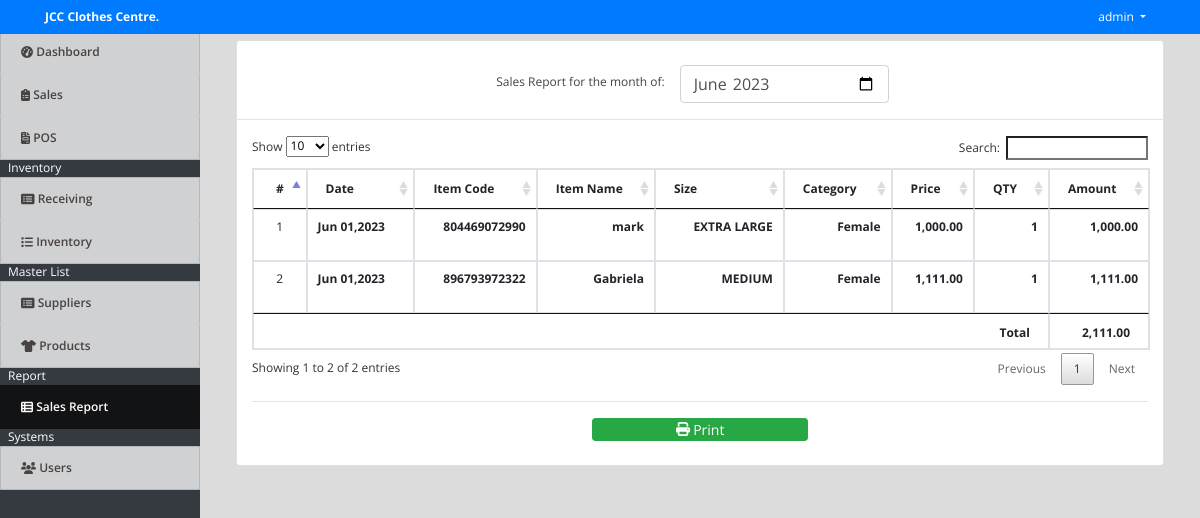
/index.php?page=sales_report (signed in), run on the app's committed database.
### tables this page shows
CREATE TABLE `stocks` (
  `id` int(11) NOT NULL,
  `item_id` int(11) NOT NULL,
  `type` tinyint(1) NOT NULL COMMENT '1= in,2=out',
  `qty` int(11) NOT NULL,
  `price` float NOT NULL,
  `date_created` datetime NOT NULL DEFAULT current_timestamp()
);

CREATE TABLE `sales` (
  `id` int(11) NOT NULL,
  `user_id` int(11) NOT NULL,
  `total_amount` float NOT NULL,
  `amount_tendered` int(11) NOT NULL,
  `inventory_ids` text NOT NULL,
  `date_created` datetime NOT NULL DEFAULT current_timestamp()
);

CREATE TABLE `items` (
  `id` int(11) NOT NULL,
  `item_code` varchar(100) NOT NULL,
  `name` varchar(200) NOT NULL,
  `category` varchar(255) DEFAULT NULL,
  `description` text NOT NULL,
  `size` varchar(20) NOT NULL,
  `price` float NOT NULL,
  `date_created` datetime NOT NULL DEFAULT current_timestamp()
);

### sales_report.php (the view, shortened to what this page needs)
 <?php
    include 'db_connect.php';
    $month = isset($_GET['month']) ? $_GET['month'] : date('Y-m');
?>
<div class="container-fluid">
    <div class="col-lg-12">
        <div class="card">
            <div class="card_body">
            <div class="row justify-content-center pt-4">
                <label for="" class="mt-2">Sales Report for the month of:</label>
                <div class="col-sm-3">
                    <input type="month" name="month" id="month" value="<?php echo $month ?>" class="form-control">
                </div>
            </div>
            <hr>
            <div class="col-md-12">
                <table class="table table-bordered" id='report-list'>
                    <thead>
                        <tr>
                            <th class="text-center">#</th>
                            <th class="">Date</th>
                            <th class="">Item Code</th>
                            <th class="">Item Name</th>
                            <th class="">Size</th>
                            <th class="">Category</th>
                            <th class="">Price</th>
                            <th class="">QTY</th>
                            <th class="">Amount</th>
                        </tr>
                    </thead>
                    <tbody>
											<?php
												$i = 1;
												$total = 0;
												$sales = $conn->query("SELECT * FROM sales s where s.amount_tendered > 0 and date_format(s.date_created,'%Y-%m') = '$month' order by unix_timestamp(s.date_created) asc ");
												if($sales->num_rows > 0):
												while($row = $sales->fetch_array()):
													$items = $conn->query("SELECT s.*,i.name,i.item_code as code,i.size, i.category  FROM stocks s inner join items i on i.id=s.item_id where s.id in ({$row['inventory_ids']})");
													while($roww = $items->fetch_array()):
														$total += $roww['price']*$roww['qty'];
											?>
			          		<tr>
                        <td class="text-center"><?php echo $i++ ?></td>
                        <td>
                            <p> <b><?php echo date("M d,Y",strtotime($row['date_created'])) ?></b></p>
                        </td>
                        <td>
                            <p class="text-right"> <b><?php echo $roww['code'] ?></b></p>
                        </td>
                        <td>
                            <p class="text-right"> <b><?php echo $roww['name'] ?></b></p>
                        </td>
                        <td>
                            <p class="text-right"> <b><?php echo $roww['size'] ?></b></p>
                        </td>
                        <td>
                            <p class="text-right"> <b><?php echo $roww['category'] ?></b></p>
                        </td>
                        <td>
                            <p class="text-right"> <b><?php echo number_format($roww['price'],2) ?></b></p>
                        </td>
                        <td>
                            <p class="text-right"> <b><?php echo $roww['qty'] ?></b></p>
                        </td>
                        <td>
                            <p class="text-right"> <b><?php echo number_format($roww['price']*$roww['qty'],2) ?></b></p>
                        </td>
                    </tr>
											<?php
													endwhile;
											endwhile;
													else:
											?>
                    <tr>
												<th class="text-center" colspan="9">No Data.</th>
                    </tr>
											<?php
													endif;
											?>
			        </tbody>
                    <tfoot>
                        <tr>
                            <th colspan="8" class="text-right">Total</th>
                            <th class="text-right"><?php echo number_format($total,2) ?></th>
                        </tr>
                    </tfoot>
                </table>
                <hr>
                <div class="col-md-12 mb-4">
                    <center>
                        <button class="btn btn-success btn-sm col-sm-3" type="button" id="print"><i class="fa fa-print"></i> Print</button>
                    </center>
                </div>
            </div>
            </div>
        </div>
    </div>
</div>

### assets/css/style.css (style rules this page uses)
body { font-family: "Open Sans", sans-serif; color: #444444; width: 100%; height: calc(100%); font-size: 12px; }
.justify-content-center { justify-content: center !important; }
.btn-sm { padding: .0001rem .2rem; }

### index.php (style rules this page uses)
body { background: #80808045; }

### data on the page
sales: date_created "Jun 01,2023"
stocks: item.item_code "804469072990", item.name "mark", item.size "EXTRA LARGE", item.category "Female", price "1,000.00", qty "1", $roww['price']*$roww['qty'] "1,000.00"
sales: date_created "Jun 01,2023"
stocks: item.item_code "896793972322", item.name "Gabriela", item.size "MEDIUM", item.category "Female", price "1,111.00", qty "1", $roww['price']*$roww['qty'] "1,111.00"

### other printed values
$_SESSION['login_name'] "admin"
$total "2,111.00"
